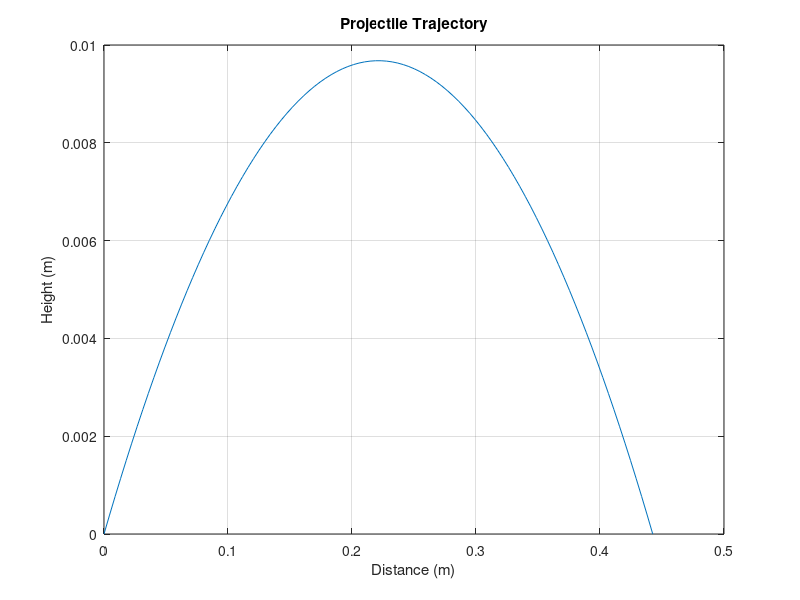

Reproduce this figure in MATLAB.
% Projectile Trajectory Simulation
g = 9.81; % Value of gravity
v0 = input("Enter initial velocity: ");
theta = input("Enter the angle of projectile: "); 

theta_rad = deg2rad(theta); % Convertion of angle into radians
t_flight = (2 * v0 * sin(theta_rad)) / g; % Time of flight 

t = linspace(0, t_flight, 100); % Vector
x = v0 * cos(theta_rad) * t;
y = v0 * sin(theta_rad) * t - 0.5 * g * t.^2;

plot(x, y); % Graph
xlabel('Distance (m)');
ylabel('Height (m)');
title('Projectile Trajectory');
grid on;

range = max(x);
max_height = max(y);
disp(['Range: ', num2str(range), ' m']);
disp(['Maximum Height: ', num2str(max_height), ' m']);
